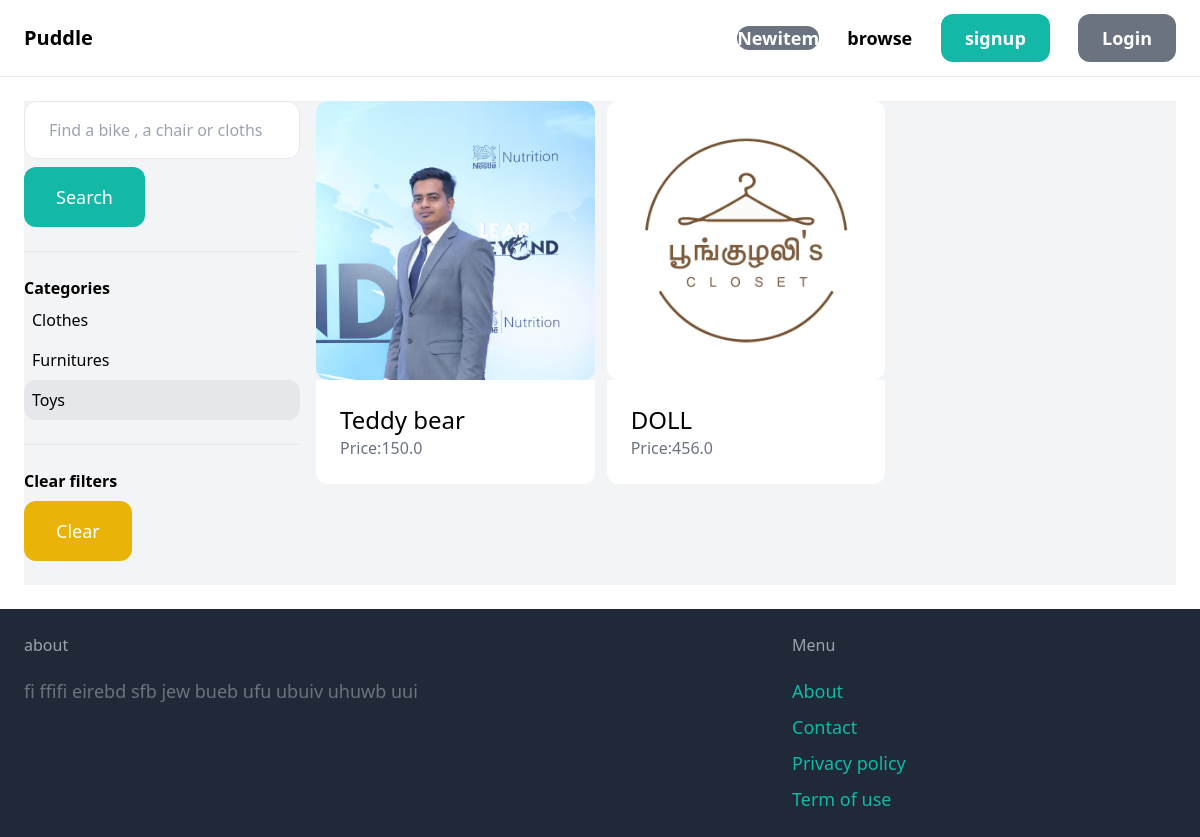
Page /items/?query=&category=1 on the earlier database version.
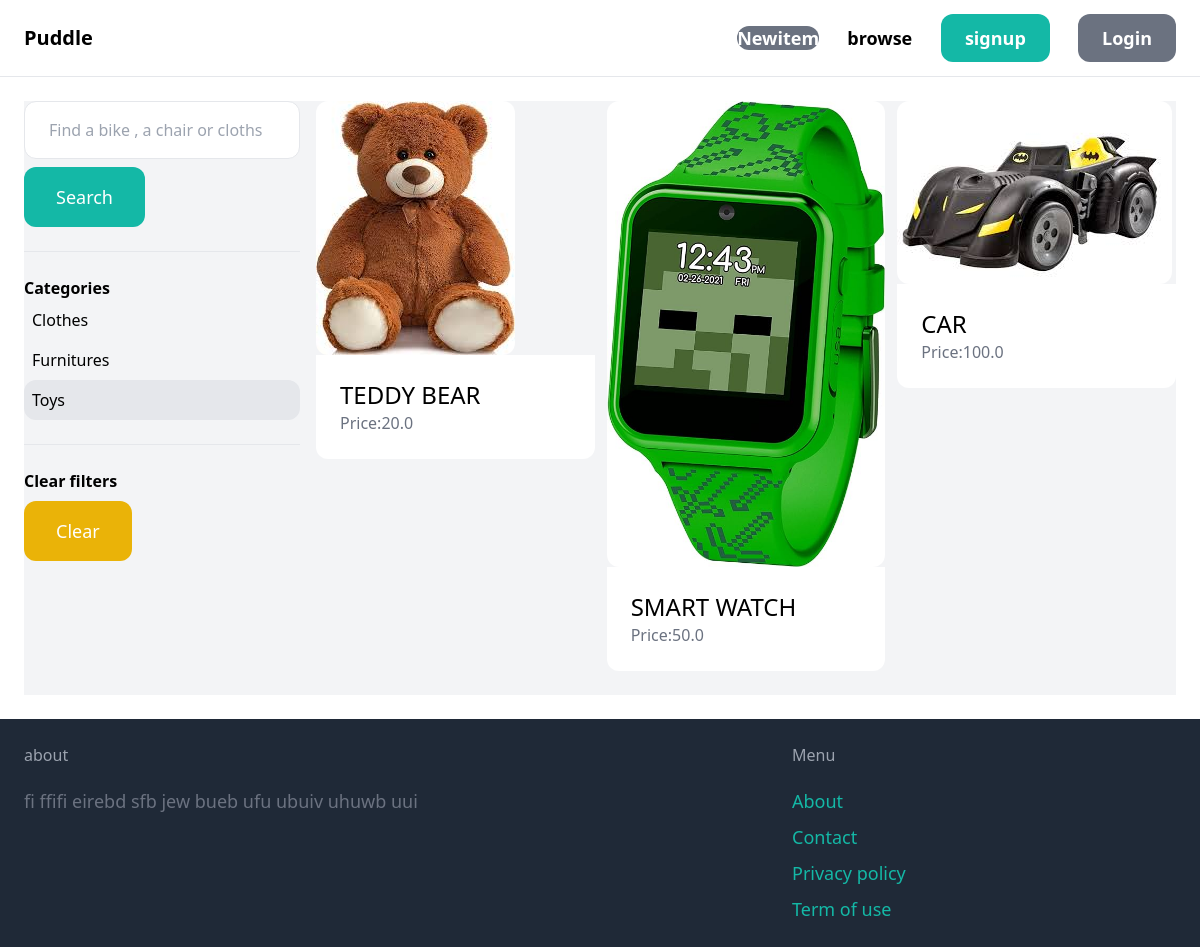
Same page on the later database version.
### item/models.py (models this page shows, shortened)
class Category(models.Model):
    name = models.CharField(max_length=255)
    class Meta:
        ordering = ('name',)
        verbose_name_plural = 'Categories'

class Item(models.Model):
    category =models.ForeignKey(Category ,related_name='items' ,on_delete=models.CASCADE)
    name = models.CharField(max_length=255)
    description=models.TextField(blank=True, null=True)
    price=models.FloatField()
    image =models.ImageField(upload_to='item_images', blank=True , null=True)
    is_sold=models.BooleanField(default=False)
    created_by=models.ForeignKey(User ,related_name='items' , on_delete=models.CASCADE)
    created_at=models.DateTimeField(auto_now_add=True)

### item/views.py (the view)
# urls.py: path('' , views.items, name='items'),
def items(request):
       query= request.GET.get('query', '')
       categories = Category.objects.all()
       category_id=request.GET.get('category' , 0)
       items=Item.objects.filter(is_sold=False)
       if category_id:
              items=items.filter(category_id=category_id)
       if query:
              items =items.filter(Q(name__icontains=query) |Q(description__icontains=query))
       return render(request , 'item/items.html', {'items':items,
                                                   'query': query,
                                                   'categories':categories,
                                                   'category_id':int(category_id) })

### item/templates/item/items.html (shortened to what this page needs)
{% extends 'core/base.html'%}
{% block content %}
<div class ="pb-6 grid grid-cols-4 gap-4 bg-gray-100">
    <div class="col-span-1">
       <form method="get" action="{% url 'item:items' %}">
         <input name="query" class="w-full py-4 px-6 border rounded-xl" type ="text" value="{{ query}}" placeholder="Find a bike , a chair or cloths ">
         <button class="mt-2 py-4 px-8 text-lg bg-teal-500 text-white rounded-xl" > Search</button>
       </form>
       <hr class="my-6">
       <p class="font-semibold"> Categories</p>
       <ul>
        {% for category in categories %}
            <li class="py-2 px-2 rounded-xl {% if category.id == category_id %} bg-gray-200 {% endif %}">
                <a href="{% url 'item:items' %}?query={{ query }}&category={{ category.id }}"> {{ category.name }}</a>
            </li>
        {% endfor %}
    </ul>
    <hr class="my-6">
    <p class="font-semibold"> Clear filters</p>
    <ul>
        <li><a href="{% url 'item:items'%}" class="mt-2 py-4 px-8 inline-block bg-yellow-500 text-lg rounded-xl text-white  "> Clear  </a>
    </div>
    <div class="col-span-3">
        <div class="grid grid-cols-3 gap-3">
            {% for item in items %}
            <div class="hi">
                   <a href="{% url 'item:detail' item.id %}">
                          <div>
                              {% if item.image %}
                                 <img src="{{item.image.url}}" class="img-fluid rounded-xl">
                              {% else %}
                                  <h1> no image</h1>
                              {% endif %}
                          </div>
                          <div class="p-6 bg-white rounded-b-xl">
                                 <h2 class="text-2xl" >{{ item.name }}</h2>
                                 <p class="text-gray-500" >Price:{{ item.price }}</p>
                          </div>
                   </a>
            </div>
            {% endfor %}
      </div>
     </div>
</div>
{% endblock %}

Differences in the rows shown:
removed Item: image (picture), name "Teddy bear", price "150.0"
removed Item: image (picture), name "DOLL", price "456.0"
added Item: image (picture), name "TEDDY BEAR", price "20.0"
added Item: image (picture), name "SMART WATCH", price "50.0"
added Item: image (picture), name "CAR", price "100.0"
